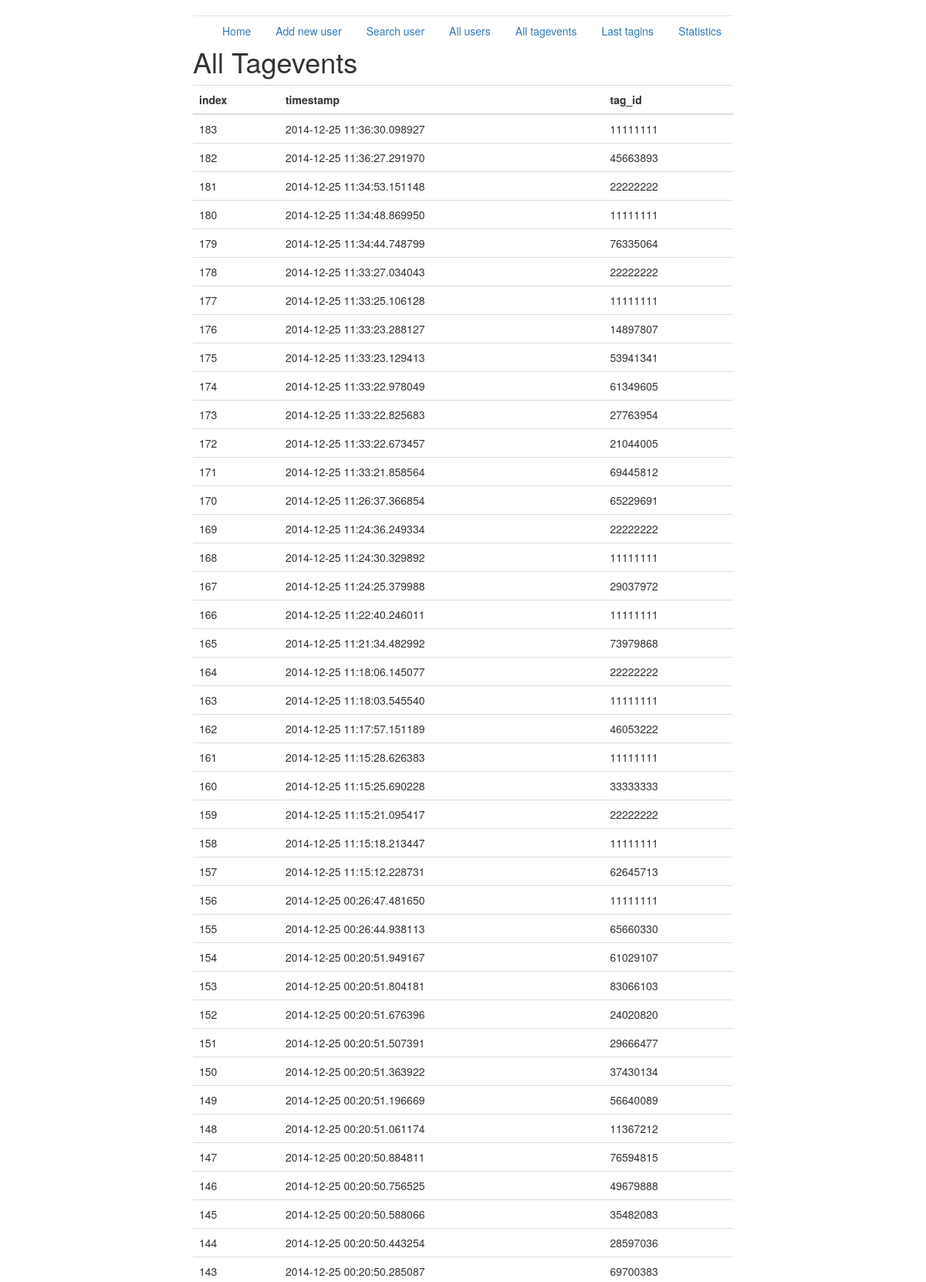
/all_tagevents (upper part), run on the app's committed database.
### crosstag_server.py (models this page shows, shortened)
class Tagevent(db.Model):
    index = db.Column(db.Integer, primary_key=True)
    tag_id = db.Column(db.Integer)
    timestamp = db.Column(db.DateTime)
    def dict(self):
        return {'index': self.index, 'timestamp': str(self.timestamp),
                'tag_id': self.tag_id}

### crosstag_server.py (the view)
@app.route('/all_tagevents', methods=['GET'])
def all_tagevents():
    ret = []
    events = Tagevent.query.all()
    for hit in events:
        js = hit.dict()
        ret.append(js)
    ret.reverse()
    return render_template('all_tagevents.html',
                           title='All Tagevents',
                           hits=ret)

### templates/all_tagevents.html (shortened to what this page needs)
{% extends "base.html" %}
{% block content %}
<h1>{{title}}</h1>
{% if hits %}
	<table class="table table-hover">
	<tbody>
		<thead>
			<tr>
				<th>index</th> <th>timestamp</th><th>tag_id</th>
			</tr>
		</thead>
				{% for hit in hits %}
				<tr>
					<td>{{hit.index}}</td> <td>{{hit.timestamp}}</td> <td>{{hit.tag_id}}</td>
				</tr>
				{% endfor %}
	</tbody>
	</table>
{% endif %}
{% endblock %}

### static/jumbotron-narrow.css (style rules this page uses)
body { padding-top: 20px; padding-bottom: 20px; }

### data on the page
Tagevent: index "183", timestamp "2014-12-25 11:36:30.098927", tag_id "11111111"
Tagevent: index "182", timestamp "2014-12-25 11:36:27.291970", tag_id "45663893"
Tagevent: index "181", timestamp "2014-12-25 11:34:53.151148", tag_id "22222222"
Tagevent: index "180", timestamp "2014-12-25 11:34:48.869950", tag_id "11111111"
Tagevent: index "179", timestamp "2014-12-25 11:34:44.748799", tag_id "76335064"
Tagevent: index "178", timestamp "2014-12-25 11:33:27.034043", tag_id "22222222"
Tagevent: index "177", timestamp "2014-12-25 11:33:25.106128", tag_id "11111111"
Tagevent: index "176", timestamp "2014-12-25 11:33:23.288127", tag_id "14897807"
Tagevent: index "175", timestamp "2014-12-25 11:33:23.129413", tag_id "53941341"
Tagevent: index "174", timestamp "2014-12-25 11:33:22.978049", tag_id "61349605"
Tagevent: index "173", timestamp "2014-12-25 11:33:22.825683", tag_id "27763954"
Tagevent: index "172", timestamp "2014-12-25 11:33:22.673457", tag_id "21044005"
Tagevent: index "171", timestamp "2014-12-25 11:33:21.858564", tag_id "69445812"
Tagevent: index "170", timestamp "2014-12-25 11:26:37.366854", tag_id "65229691"
Tagevent: index "169", timestamp "2014-12-25 11:24:36.249334", tag_id "22222222"
Tagevent: index "168", timestamp "2014-12-25 11:24:30.329892", tag_id "11111111"
Tagevent: index "167", timestamp "2014-12-25 11:24:25.379988", tag_id "29037972"
Tagevent: index "166", timestamp "2014-12-25 11:22:40.246011", tag_id "11111111"
Tagevent: index "165", timestamp "2014-12-25 11:21:34.482992", tag_id "73979868"
Tagevent: index "164", timestamp "2014-12-25 11:18:06.145077", tag_id "22222222"
Tagevent: index "163", timestamp "2014-12-25 11:18:03.545540", tag_id "11111111"
Tagevent: index "162", timestamp "2014-12-25 11:17:57.151189", tag_id "46053222"
Tagevent: index "161", timestamp "2014-12-25 11:15:28.626383", tag_id "11111111"
Tagevent: index "160", timestamp "2014-12-25 11:15:25.690228", tag_id "33333333"
Tagevent: index "159", timestamp "2014-12-25 11:15:21.095417", tag_id "22222222"
Tagevent: index "158", timestamp "2014-12-25 11:15:18.213447", tag_id "11111111"
Tagevent: index "157", timestamp "2014-12-25 11:15:12.228731", tag_id "62645713"
Tagevent: index "156", timestamp "2014-12-25 00:26:47.481650", tag_id "11111111"
Tagevent: index "155", timestamp "2014-12-25 00:26:44.938113", tag_id "65660330"
Tagevent: index "154", timestamp "2014-12-25 00:20:51.949167", tag_id "61029107"
Tagevent: index "153", timestamp "2014-12-25 00:20:51.804181", tag_id "83066103"
Tagevent: index "152", timestamp "2014-12-25 00:20:51.676396", tag_id "24020820"
Tagevent: index "151", timestamp "2014-12-25 00:20:51.507391", tag_id "29666477"
Tagevent: index "150", timestamp "2014-12-25 00:20:51.363922", tag_id "37430134"
Tagevent: index "149", timestamp "2014-12-25 00:20:51.196669", tag_id "56640089"
Tagevent: index "148", timestamp "2014-12-25 00:20:51.061174", tag_id "11367212"
Tagevent: index "147", timestamp "2014-12-25 00:20:50.884811", tag_id "76594815"
Tagevent: index "146", timestamp "2014-12-25 00:20:50.756525", tag_id "49679888"
Tagevent: index "145", timestamp "2014-12-25 00:20:50.588066", tag_id "35482083"
Tagevent: index "144", timestamp "2014-12-25 00:20:50.443254", tag_id "28597036"
Tagevent: index "143", timestamp "2014-12-25 00:20:50.285087", tag_id "69700383"

### other printed values
{{ title }} "All Tagevents"
